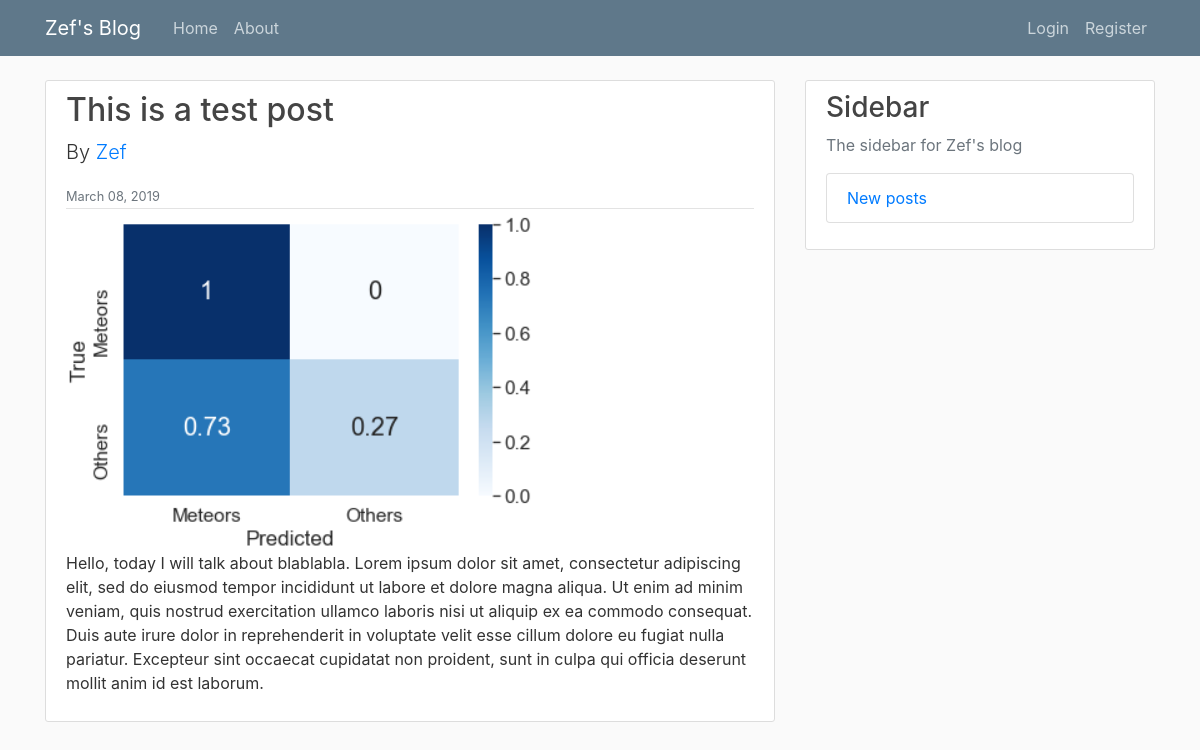
/blog/post/14/, run on the app's committed database.
### blog/models.py (models this page shows, shortened)
class Post(models.Model):
    title = models.CharField(max_length=100)
    content = models.TextField()
    date_posted = models.DateTimeField(default=timezone.now)
    author = models.ForeignKey(User, on_delete=models.CASCADE)
    image = models.ImageField(upload_to='post_pics', blank=True, null=True)

### blog/views.py (the view)
# urls.py: path('post/<int:pk>/', PostDetailView.as_view(), name='post-detail'),
class PostDetailView(DetailView):
    model = Post

### blog/templates/blog/post_detail.html (shortened to what this page needs)
{% extends "blog/base.html" %}
{% block content %}
    <article class="media content-section">
        <div class="media-body">
        <div class="article-metadata">
            <h2 class="article-title">{{ object.title }}</h2>
            <p class="lead">
                By
                <a href="#">{{ object.author }}</a>
            </p>
            <small class="text-muted">{{ object.date_posted|date:"F d, Y" }}</small>
        </div>
            {% if object.image %}
                <img class="img-fluid rounded" src="{{ object.image.url }}" alt="">
            {% endif %}
        <p class="article-content">{{ object.content }}</p>
        </div>
    </article>
{% endblock content%}

### blog/static/blog/main.css (style rules this page uses)
body { background: #fafafa; color: #333333; margin-top: 5rem; }
h1, h2, h3, h4, h5, h6 { color: #444444; }
.content-section { background: #ffffff; padding: 10px 20px; border: 1px solid #dddddd; border-radius: 3px; margin-bottom: 20px; }
.article-title { color: #444444; }
.article-content { white-space: pre-line; }
.article-metadata { padding-bottom: 1px; margin-bottom: 4px; border-bottom: 1px solid #e3e3e3 }

### data on the page
Post: title "This is a test post", author "Zef", date_posted "March 08, 2019", image (picture), content "Hello, today I will talk about blablabla. Lorem ipsum dolor sit amet, consectetur adipiscing elit, sed do eiusmod tempor incididunt ut labore et dolore magna aliqua. Ut enim ad minim veniam, quis nostrud exercitation ullamco laboris nisi ut aliquip ex ea commodo consequat. Duis aute irure dolor in reprehenderit in voluptate velit esse cillum dolore eu fugiat nulla pariatur. Excepteur sint occaecat cupidatat non proident, sunt in culpa qui officia deserunt mollit anim id est laborum."
